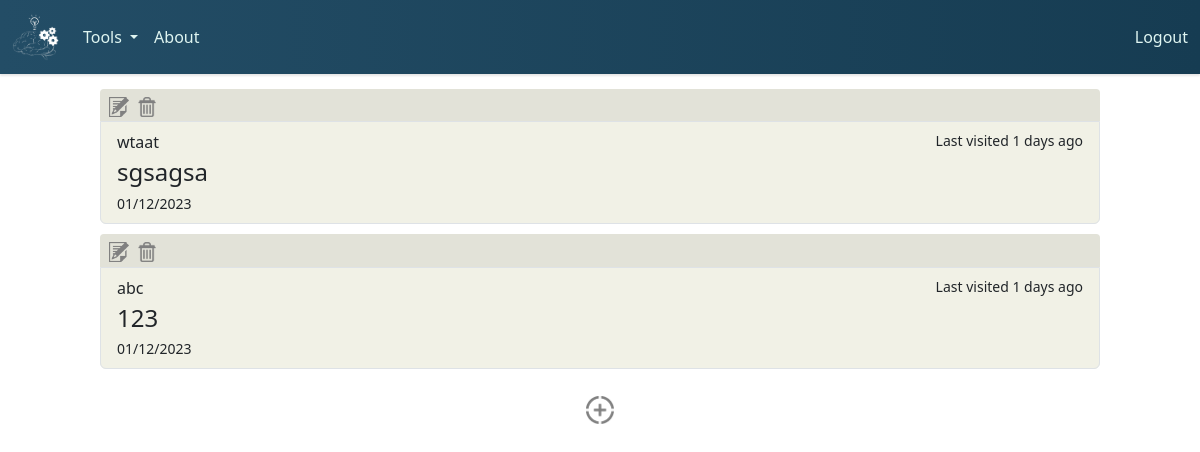
The app's page /flashcards (signed in), older data.
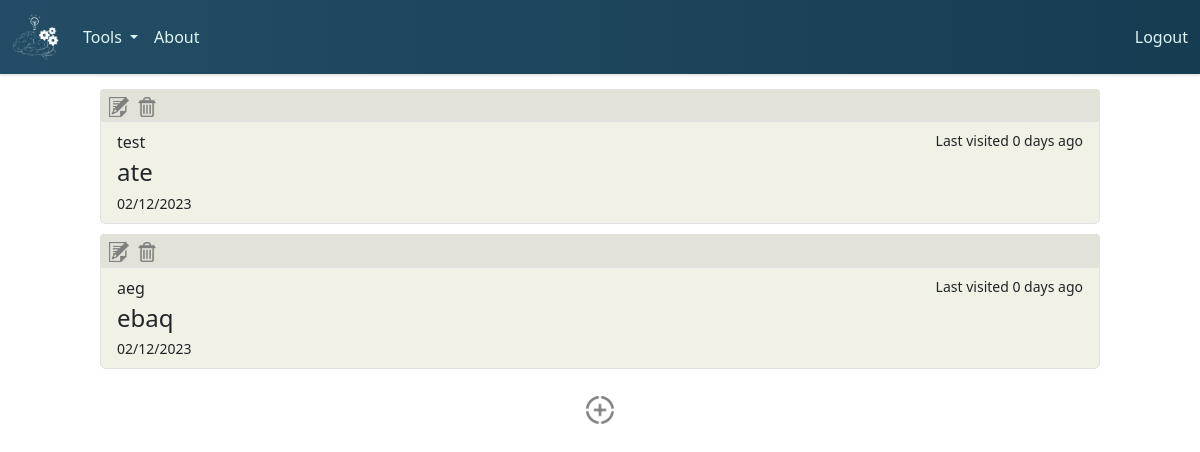
The same page, newer data.
### tables this page shows
CREATE TABLE flashcards (
    flashcard_id INTEGER PRIMARY KEY,
    user_id INTEGER,
    topic TEXT,
    question TEXT,
    answer TEXT,
    timestamp DATETIME DEFAULT CURRENT_TIMESTAMP,
    FOREIGN KEY (user_id) REFERENCES users(user_id)
);

### app/app.py (the view)
@app.route("/flashcards", methods=["GET", "POST"])
@login_required
def flashcards():
    user_id = session.get("user_id")
    user_flashcards = get_flashcards(user_id)
    for flashcard in user_flashcards:
        flashcard["time_ago"] = get_date_difference(flashcard["timestamp"])
    return render_template("flashcards.html", flashcards=user_flashcards)

### app/app.py (called while the page is built)
@app.after_request
def after_request(response):
    response.headers["Cache-Control"] = "no-cache, no-store, must-revalidate"
    response.headers["Expires"] = 0
    response.headers["Pragma"] = "no-cache"
    return response

### app/helpers.py (called while the page is built)
def login_required(f):
    @wraps(f)
    def decorated_function(*args, **kwargs):
        if session.get("user_id") is None:
            return redirect("/login")
        return f(*args, **kwargs)
    return decorated_function

def get_db():
    db = getattr(g, "_database", None)
    if db is None:
        db = g._database = sqlite3.connect("../db/learning.db")
    return db

def get_flashcards(user_id):
    user_flashcards = []
    with get_db() as db:
        cursor = db.cursor()
        cursor.execute("SELECT flashcard_id, topic, question, answer, timestamp FROM flashcards WHERE user_id = ?",
                   (user_id,))
        rows = cursor.fetchall()
        for row in rows:
            timestamp_str = row[4]
            timestamp = datetime.strptime(timestamp_str, "%Y-%m-%d %H:%M:%S")
            flashcards_dict = {
                "flashcard_id": row[0],
                "topic": row[1],
                "question": row[2],
                "answer" : row[3],
                "timestamp": timestamp.strftime("%d/%m/%Y")
            }
            user_flashcards.append(flashcards_dict)
    return user_flashcards

def get_date_difference(date):
    date_object = datetime.strptime(date, "%d/%m/%Y")
    current_date = datetime.now()
    date_difference = current_date - date_object
    days_difference = date_difference.days
    return days_difference

### app/templates/flashcards.html (shortened to what this page needs)
{% extends "layout.html" %}
{% block main %}
    <link rel="stylesheet" href="../static/css/flashcards.css">
    <div id="flashcards" class="buttons-container">
        {% if flashcards %}
            {% for flashcard in flashcards %}
                <ul class="list-group buttons">
                    <div class="flashcard-buttons">
                        <button class="edit-button" type="button">
                            <img class="edit-icon" src="../static/images/edit-icon.png">
                        </button>
                        <button class="delete-button">
                            <img class="delete-icon" src="../static/images/delete-icon.png">
                        </button>
                    </div>
                    <a href="#" class="list-group-item list-group-item-action flex-column align-items-start buttons">
                            <div class="d-flex w-100 justify-content-between">
                            <p class="mb-1 flashcard-topic">{{ flashcard["topic"] }}</p>
                            <small class="time-ago">Last visited {{ flashcard["time_ago"] }} days ago</small>
                        </div>
                        <h4 class="mb-1 flashcard-question">{{ flashcard["question"] }}</h4>
                        <small class="flashcard-timestamp">{{ flashcard["timestamp"] }}</small>
                    </a>
                </ul>
            {% endfor %}
        {% else %}
            <div id="no-flashcards-div">
                <h1 id="no-flashcards-message">You currently don't have any flashcards! Click the button below to create one.</h1>
            </div>
        {% endif %}
        <div id="add-button-div" class="container-fluid">
            <button id="create-flashcard-button">
                <img id="add-icon" src="../static/images/add-icon.png" alt="Image">
            </button>
        </div>
    </div>
{% endblock %}

### app/templates/layout.html (shortened to what this page needs)
<!DOCTYPE html>
<html lang="en">
<head>
    <link rel="stylesheet" href="../static/js/node_modules/bootstrap/dist/css/bootstrap.min.css">
    <link rel="stylesheet" href="../static/css/layout.css">
</head>
<body>
    <nav class="navbar navbar-expand-lg bg-navy">
        <div class="container-fluid">
            <a class="navbar-elements navbar-brand" href="/" >
                <img src="../static/images/logo-inverse.png" id="navbar-logo">
            </a>
        <div class="collapse navbar-collapse" id="navbarSupportedContent">
            <ul class="navbar-nav me-auto mb-2 mb-lg-0">
                <li class="nav-item dropdown">
                    <a class="navbar-elements nav-link dropdown-toggle" href="#" role="button" data-bs-toggle="dropdown" aria-expanded="false">
                    Tools
                    </a>
                </li>
                <li class="nav-item">
                    <a class="nav-link navbar-elements" aria-current="page" href="/about">About</a>
                </li>
            </ul>
        <a class="nav-link navbar-elements" aria-current="page" href="/logout">Logout</a>
        </div>
    </nav>
    <main>
        {% block main %}{% endblock %}
    </main>
</body>
</html>

### app/static/css/layout.css (style rules this page uses)
.navbar-elements, .dropdown-item { color: #dff5f1; }
.bg-navy { background: linear-gradient(90deg, #234d66, #163c52); box-shadow: 0 2px 2px rgba(0, 0, 0, 0.1); }
#navbar-logo { max-height: 6vh; }

### app/static/css/flashcards.css (style rules this page uses)
.buttons { background-color: #F1F1E6; width: 125vh; }
.buttons-container { display: flex; flex-direction: column; align-items: center; justify-content: center; margin: 10px; padding: 5px; }
.buttons-container ul { margin-bottom: 10px; }
.flashcard-buttons { display: flex; flex-direction: row; background-color: #e2e2d8; border-radius: 4px 4px 0 0; padding: 0.4vh; }
.edit-button { border: none; background-color: rgba(0, 0, 0, 0); margin-right: 1vh; max-width: 2.5vh; }
.delete-button { border: none; background-color: rgba(0, 0, 0, 0); max-width: 2.5vh; }
.edit-icon { max-width: 2.5vh; }
.delete-icon { max-width: 2.5vh; }
#add-button-div { margin-top: 2vh; display: flex; justify-content: center; }
#create-flashcard-button { border: none; background-color: rgba(0, 0, 0, 0); }
#add-icon { max-width: 3.5vh; }

Row changes from the older to the newer data that the page shows:
removed flashcards: topic "wtaat", time_ago "1", question "sgsagsa", timestamp "01/12/2023"
removed flashcards: topic "abc", time_ago "1", question "123", timestamp "01/12/2023"
added flashcards: topic "test", time_ago "0", question "ate", timestamp "02/12/2023"
added flashcards: topic "aeg", time_ago "0", question "ebaq", timestamp "02/12/2023"
